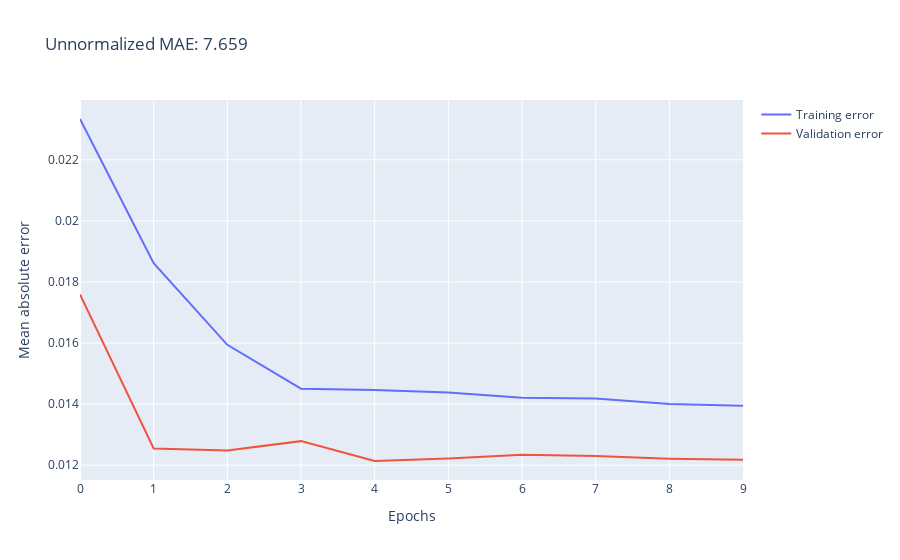

The cell this chart's notebook holds for it:
### Markdown cell above
#### (a) Report the unnormalized MAE of the test set on your best model.

#### (b) Plot the loss curves for training and validation sets for the best model.

### Code cell
fig = go.Figure()
fig.add_trace(go.Scatter(y=conv_model_network.history['loss'], mode='lines', name='Training error'))
fig.add_trace(go.Scatter(y=conv_model_network.history['val_loss'], mode='lines', name='Validation error'))
fig.update_layout(xaxis_title = 'Epochs', yaxis_title = 'Mean absolute error', title_text = f'Unnormalized MAE: {testconv_Mae:.3f}')

### Figure 1 — Plotly figure (JSON) as saved in the notebook; plotly's stock layout.template omitted (floating-point values rounded to 4 significant figures)
{"data": [{"mode": "lines", "name": "Training error", "type": "scatter", "y": [0.02334, 0.01861, 0.01594, 0.01451, 0.01446, 0.01438, 0.01421, 0.01419, 0.014, 0.01395]}, {"mode": "lines", "name": "Validation error", "type": "scatter", "y": [0.01759, 0.01254, 0.01248, 0.01279, 0.01214, 0.01222, 0.01234, 0.0123, 0.01221, 0.01218]}], "layout": {"title": {"text": "Unnormalized MAE: 7.659"}, "xaxis": {"title": {"text": "Epochs"}}, "yaxis": {"title": {"text": "Mean absolute error"}}}}
